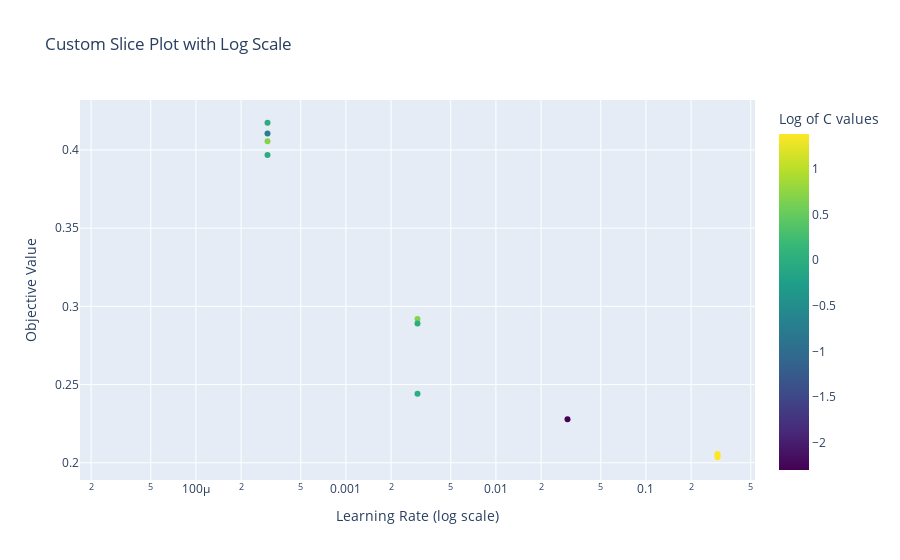

This figure's notebook cell:
### Code cell
df = study.trials_dataframe()
import plotly.express as px
import numpy as np

# Assuming `df` is your DataFrame from Optuna trials
c_values = df['params_c']
lr_values = df['params_lr']
objective_values = df['value']

# Create the scatter plot
fig = px.scatter(
    x=lr_values, 
    y=c_values, 
    color=objective_values, 
    color_continuous_scale='Viridis', 
    labels={
        'x': 'Learning Rate (log scale)',
        'y': 'Objective Value',
        'color': 'Log of C values'
    },
    title='Custom Slice Plot with Log Scale'
)

# Set log scales
fig.update_xaxes(type='log')

# Show the plot
fig.show()

### Figure 1 — Plotly figure (JSON) as saved in the notebook; plotly's stock layout.template omitted (floating-point values rounded to 4 significant figures)
{"data": [{"hovertemplate": "Learning Rate (log scale)=%{x}<br>Objective Value=%{y}<br>Log of C values=%{marker.color}<extra></extra>", "legendgroup": "", "marker": {"color": [0, null, -2.303, 0.6931, -0.6931, 0.6931, 0, 0, 0, 1.386, 1.386, 1.386], "coloraxis": "coloraxis", "symbol": "circle"}, "mode": "markers", "name": "", "orientation": "v", "showlegend": false, "type": "scatter", "x": [0.0003, 3e-05, 0.03, 0.0003, 0.0003, 0.003, 0.003, 0.003, 0.0003, 0.3, 0.3, 0.3], "xaxis": "x", "y": [0.3967, null, 0.2278, 0.4055, 0.4105, 0.2919, 0.2442, 0.2891, 0.4173, 0.2056, 0.2036, 0.2046], "yaxis": "y"}], "layout": {"coloraxis": {"colorbar": {"title": {"text": "Log of C values"}}, "colorscale": [[0, "#440154"], [0.1111, "#482878"], [0.2222, "#3e4989"], [0.3333, "#31688e"], [0.4444, "#26828e"], [0.5556, "#1f9e89"], [0.6667, "#35b779"], [0.7778, "#6ece58"], [0.8889, "#b5de2b"], [1, "#fde725"]]}, "legend": {"tracegroupgap": 0}, "title": {"text": "Custom Slice Plot with Log Scale"}, "xaxis": {"anchor": "y", "domain": [0, 1], "title": {"text": "Learning Rate (log scale)"}, "type": "log"}, "yaxis": {"anchor": "x", "domain": [0, 1], "title": {"text": "Objective Value"}}}}
